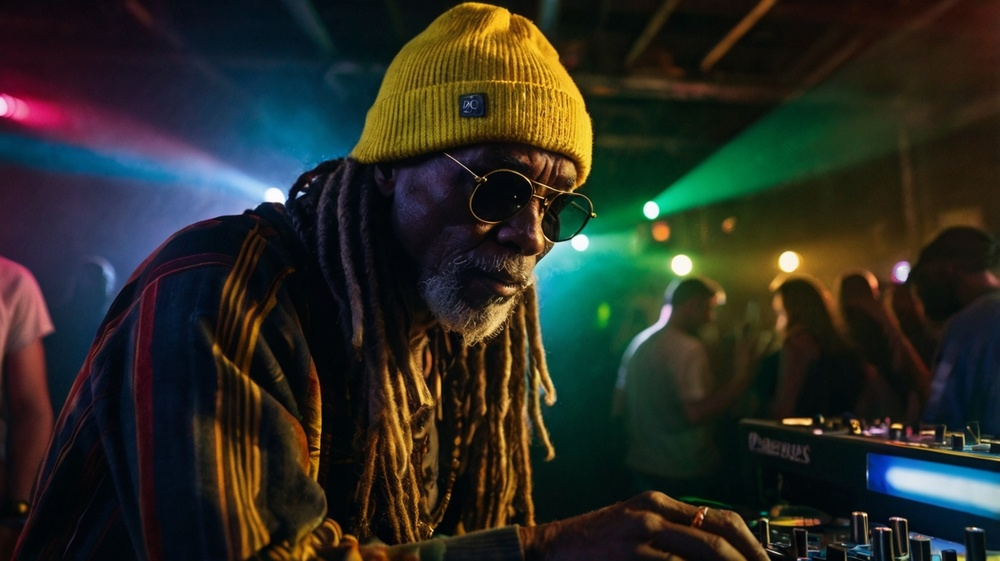
#> input picture src/Dry Run/test.jpg, 1000 x 561 px, shrunk from 1368 x 768 before the run, found by its file name
$ python image_processor.py
#> lines starting #> are read from the running program, lines starting #| are printed output that depends on the picture
from PIL import Image, ImageDraw
import os

def process_image(input_path, output_path, frame_width=20, frame_color=(255, 255, 255)):
    """
    Process an image: convert JPG to PNG, crop to square using height, center, and add frame

    Args:
        input_path (str): Path to input JPG image
        output_path (str): Path to output PNG image
        frame_width (int): Width of the frame in pixels
        frame_color (tuple): RGB color of the frame
    """
#> called with input_path = 'src/Dry Run/test.jpg', output_path = 'src/Dry Run/test_processed.png', frame_width = 30, frame_color = (200, 200, 200)
    try:
        # Open the image
        with Image.open(input_path) as img:
            # Convert to RGB if necessary (in case of RGBA or other modes)
#> img is the input picture: PIL image 1000x561 RGB; mean R, G, B 42.6, 43.9, 36.3
            if img.mode != 'RGB':
                img = img.convert('RGB')

            # Get dimensions
            width, height = img.size
#> width = 1000; height = 561
            print(f"Original image size: {width}x{height}")
#| Original image size: 1000x561

            # Calculate square crop size (use height as the dimension)
            crop_size = height
#> crop_size = 561

            # Calculate crop coordinates to center the image
            left = (width - crop_size) // 2
#> left = 219
            top = 0
            right = left + crop_size
#> right = 780
            bottom = height
#> bottom = 561

            # Crop to square
            cropped_img = img.crop((left, top, right, bottom))
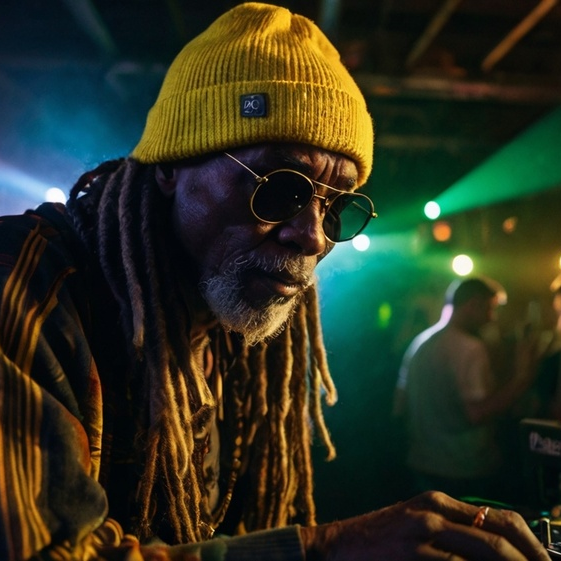
#> cropped_img: PIL image 561x561 RGB; mean R, G, B 44.9, 49.8, 32.5
            print(f"Cropped to square: {crop_size}x{crop_size}")
#| Cropped to square: 561x561

            # Add frame
            frame_size = crop_size + (2 * frame_width)
#> frame_size = 621
            framed_img = Image.new('RGB', (frame_size, frame_size), frame_color)
#> framed_img: PIL image 621x621 RGB; every value is 200

            # Paste the cropped image in the center of the frame
            paste_x = frame_width
            paste_y = frame_width
            framed_img.paste(cropped_img, (paste_x, paste_y))
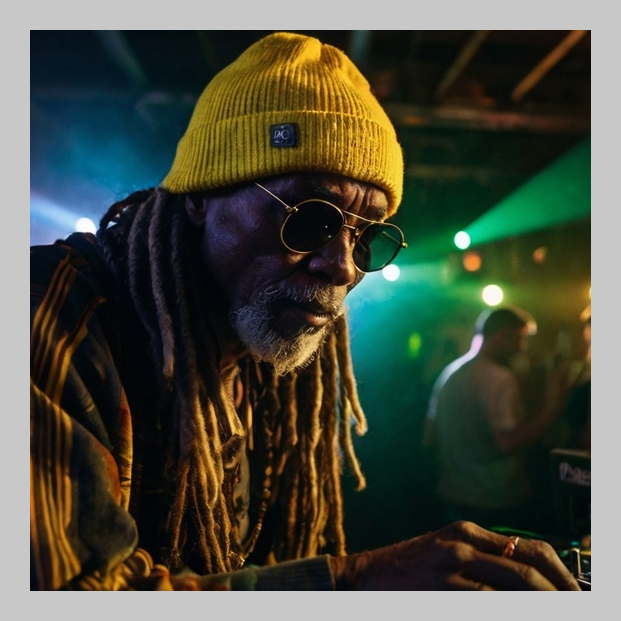
#> framed_img: PIL image 621x621 RGB; mean R, G, B 73.4, 77.5, 63.3

            print(f"Added frame: {frame_size}x{frame_size}")
#| Added frame: 621x621

            # Save as PNG
            framed_img.save(output_path, 'PNG')
            print(f"Saved as: {output_path}")

            return True

    except Exception as e:
        print(f"Error processing image: {e}")
        return False

def main():
    # Input and output paths
    input_file = "src/Dry Run/test.jpg"
    output_file = "src/Dry Run/test_processed.png"

    # Check if input file exists
    if not os.path.exists(input_file):
        print(f"Input file not found: {input_file}")
        return

    # Process the image
    print("Processing image...")
    success = process_image(
        input_path=input_file,
        output_path=output_file,
        frame_width=30,  # 30 pixel frame
        frame_color=(200, 200, 200)  # Light gray frame
    )

    if success:
        print("Image processing completed successfully!")
    else:
        print("Image processing failed!")

if __name__ == "__main__":
    main()

$ run again, with src/Dry Run/Dry Run.png saved as src/Dry Run/test.jpg
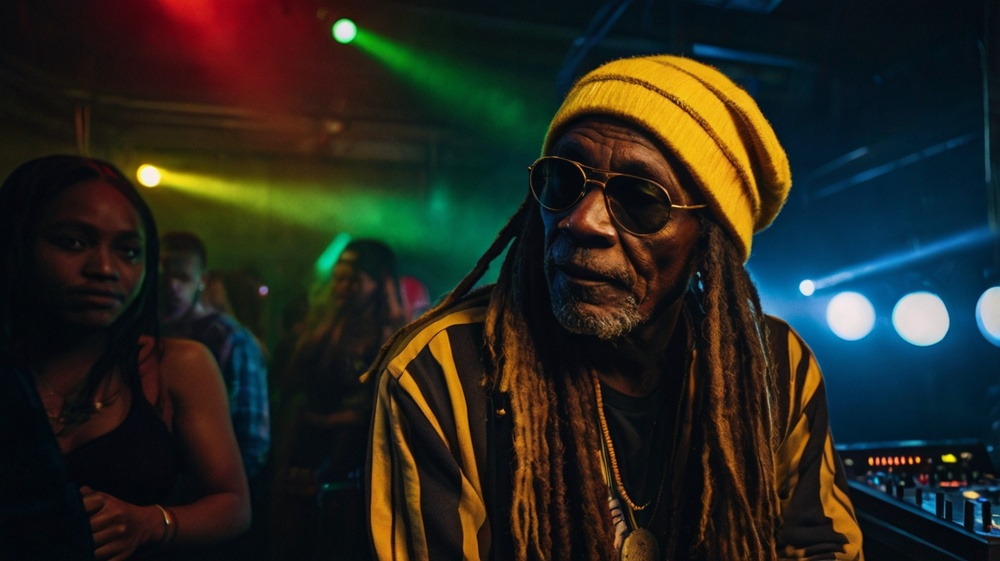
#> input picture src/Dry Run/Dry Run.png, 1000 x 561 px, shrunk from 1368 x 768 before the run, found by its file name
#> in process_image, img is the input picture: PIL image 1000x561 RGB; mean R, G, B 39.2, 39.8, 31.9
#| Original image size: 1000x561
#> in process_image, `cropped_img = img.crop((left, top, right, bottom))`:
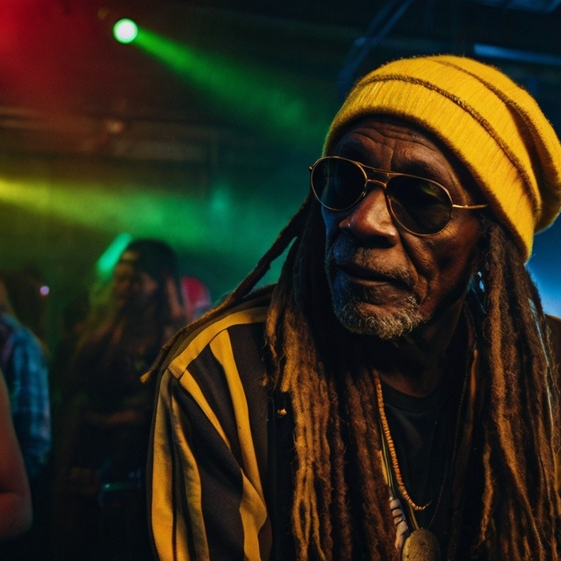
#> cropped_img: PIL image 561x561 RGB; mean R, G, B 47.6, 43, 24.7
#| Cropped to square: 561x561
#> in process_image, `framed_img.paste(cropped_img, (paste_x, paste_y))`:
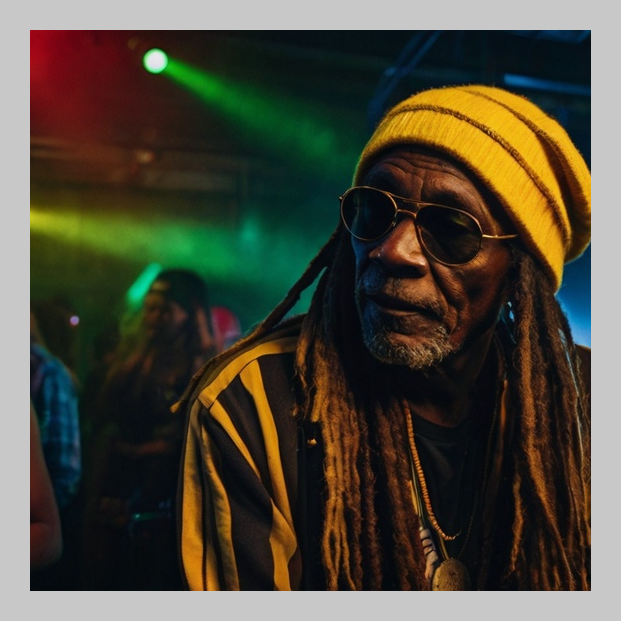
#> framed_img: PIL image 621x621 RGB; mean R, G, B 75.6, 71.9, 57
#| Added frame: 621x621
